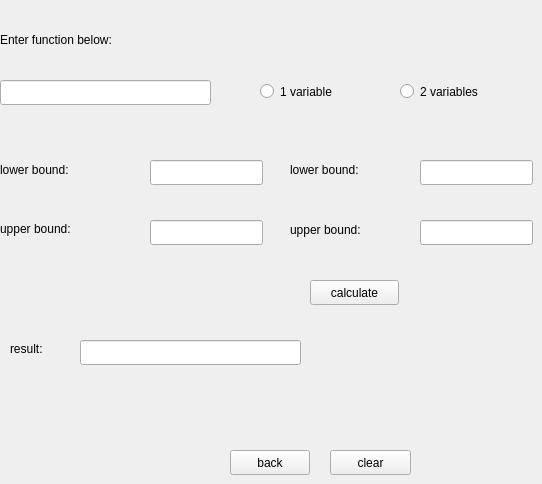
      <widget class="QWidget" name="integralTab">
       <property name="layoutDirection">
        <enum>Qt::LeftToRight</enum>
       </property>
       <attribute name="title">
        <string>integral</string>
       </attribute>
       <widget class="QLabel" name="enterFunctionLabel">
        <property name="geometry">
         <rect>
          <x>0</x>
          <y>30</y>
          <width>201</width>
          <height>20</height>
         </rect>
        </property>
        <property name="minimumSize">
         <size>
          <width>201</width>
          <height>0</height>
         </size>
        </property>
        <property name="styleSheet">
         <string notr="true">text-align: right;</string>
        </property>
        <property name="text">
         <string>Enter function below:</string>
        </property>
       </widget>
       <widget class="QLineEdit" name="enteredFunctionLineEdit">
        <property name="geometry">
         <rect>
          <x>0</x>
          <y>80</y>
          <width>211</width>
          <height>25</height>
         </rect>
        </property>
       </widget>
       <widget class="QRadioButton" name="oneVariableRadioButton">
        <property name="geometry">
         <rect>
          <x>260</x>
          <y>80</y>
          <width>112</width>
          <height>23</height>
         </rect>
        </property>
        <property name="text">
         <string>1 variable</string>
        </property>
       </widget>
       <widget class="QRadioButton" name="twoVariablesRadioButton">
        <property name="geometry">
         <rect>
          <x>400</x>
          <y>80</y>
          <width>112</width>
          <height>23</height>
         </rect>
        </property>
        <property name="text">
         <string>2 variables</string>
        </property>
       </widget>
       <widget class="QLabel" name="firstLoweBoundLabel">
        <property name="geometry">
         <rect>
          <x>0</x>
          <y>160</y>
          <width>111</width>
          <height>20</height>
         </rect>
        </property>
        <property name="text">
         <string>lower bound:</string>
        </property>
       </widget>
       <widget class="QLineEdit" name="firstLowerBoundLineEdit">
        <property name="geometry">
         <rect>
          <x>150</x>
          <y>160</y>
          <width>113</width>
          <height>25</height>
         </rect>
        </property>
        <property name="styleSheet">
         <string notr="true"/>
        </property>
       </widget>
       <widget class="QLabel" name="firstUpperBoundLabel">
        <property name="geometry">
         <rect>
          <x>0</x>
          <y>220</y>
          <width>91</width>
          <height>17</height>
         </rect>
        </property>
        <property name="text">
         <string>upper bound:</string>
        </property>
       </widget>
       <widget class="QLineEdit" name="firstUpperBoundLineEdit">
        <property name="geometry">
         <rect>
          <x>150</x>
          <y>220</y>
          <width>113</width>
          <height>25</height>
         </rect>
        </property>
       </widget>
       <widget class="QPushButton" name="integralValueFunction">
        <property name="geometry">
         <rect>
          <x>310</x>
          <y>280</y>
          <width>89</width>
          <height>25</height>
         </rect>
        </property>
        <property name="text">
         <string>calculate</string>
        </property>
       </widget>
       <widget class="QLabel" name="resultLabel">
        <property name="geometry">
         <rect>
          <x>10</x>
          <y>340</y>
          <width>67</width>
          <height>17</height>
         </rect>
        </property>
        <property name="text">
         <string>result:</string>
        </property>
       </widget>
       <widget class="QLineEdit" name="resultIntegralLineEdit">
        <property name="geometry">
         <rect>
          <x>80</x>
          <y>340</y>
          <width>221</width>
          <height>25</height>
         </rect>
        </property>
       </widget>
       <widget class="QPushButton" name="goBackToMainPage2">
        <property name="geometry">
         <rect>
          <x>230</x>
          <y>450</y>
          <width>80</width>
          <height>25</height>
         </rect>
        </property>
        <property name="text">
         <string>back</string>
        </property>
       </widget>
       <widget class="QLabel" name="secondLowerBoundLabel">
        <property name="geometry">
         <rect>
          <x>290</x>
          <y>160</y>
          <width>91</width>
          <height>20</height>
         </rect>
        </property>
        <property name="text">
         <string>lower bound:</string>
        </property>
       </widget>
       <widget class="QLabel" name="secondUpperBoundLabel">
        <property name="geometry">
         <rect>
          <x>290</x>
          <y>220</y>
          <width>91</width>
          <height>20</height>
         </rect>
        </property>
        <property name="text">
         <string>upper bound:</string>
        </property>
       </widget>
       <widget class="QLineEdit" name="secondLowerBoundLineEdit">
        <property name="geometry">
         <rect>
          <x>420</x>
          <y>160</y>
          <width>113</width>
          <height>25</height>
         </rect>
        </property>
       </widget>
       <widget class="QLineEdit" name="secondUpperBoundLineEdit">
        <property name="geometry">
         <rect>
          <x>420</x>
          <y>220</y>
          <width>113</width>
          <height>25</height>
         </rect>
        </property>
       </widget>
       <widget class="QPushButton" name="clearIntegralTabButton">
        <property name="geometry">
         <rect>
          <x>330</x>
          <y>450</y>
          <width>81</width>
          <height>25</height>
         </rect>
        </property>
        <property name="text">
         <string>clear</string>
        </property>
       </widget>
      </widget>
